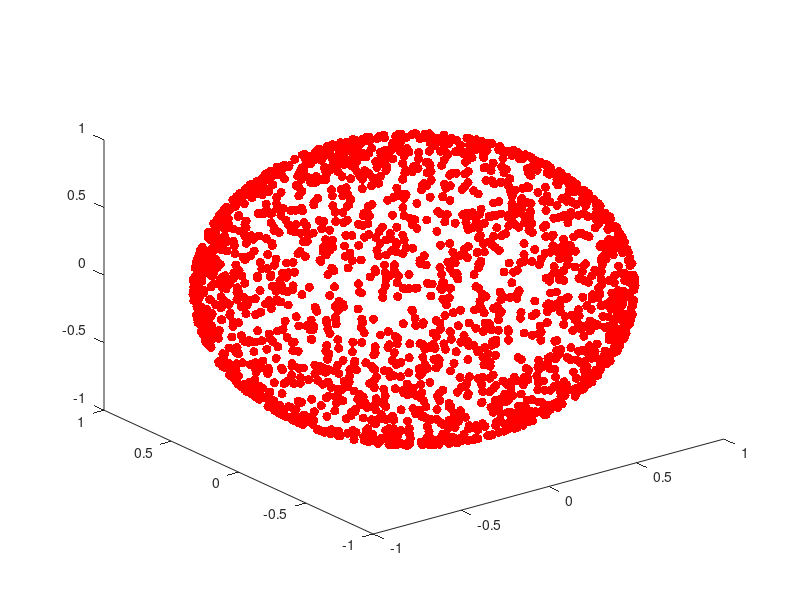

This chart was generated by the following MATLAB code:
function X = sampleSn(d,n)
% function X = sampleSn(d,n)
%
% create n i.i.d samples uniformly on S_{d-1}
%
% Input:
%   d - spatial dimension
%   n - number of points
%
% Output:
%   X - matrix of samples, size(X)=[n,d]

if nargin==0   
    d = 3;
    n = 2000;
    X = feval(mfilename,d,n);    
    if not(all(abs(sum(X.^2,2)-1.0)<1e-3))
        error('points not on sphere')
    end    
    if d==3
        figure(d); clf;
        plot3(X(:,1),X(:,2),X(:,3),'.r','MarkerSize',20);
    elseif d==2
        figure(d); clf;    
        plot(X(:,1),X(:,2),'.r','MarkerSize',20);
    end
    return
end

X = randn(n,d);
r = sqrt(sum(X.^2,2));
X = X./r;


